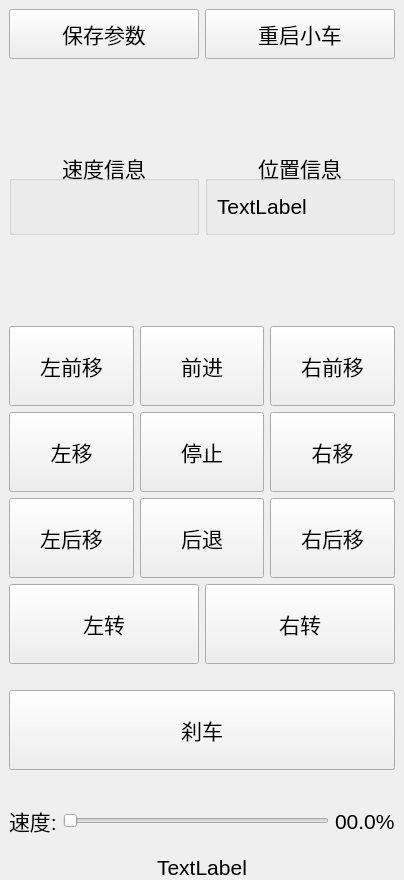
<?xml version="1.0" encoding="UTF-8"?>
<ui version="4.0">
 <class>MainWindow</class>
 <widget class="QMainWindow" name="MainWindow">
  <property name="geometry">
   <rect>
    <x>0</x>
    <y>0</y>
    <width>404</width>
    <height>880</height>
   </rect>
  </property>
  <property name="font">
   <font>
    <pointsize>16</pointsize>
   </font>
  </property>
  <property name="windowTitle">
   <string>MainWindow</string>
  </property>
  <widget class="QWidget" name="centralwidget">
   <layout class="QVBoxLayout" name="verticalLayout_8">
    <property name="spacing">
     <number>0</number>
    </property>
    <property name="leftMargin">
     <number>0</number>
    </property>
    <property name="topMargin">
     <number>0</number>
    </property>
    <property name="rightMargin">
     <number>0</number>
    </property>
    <property name="bottomMargin">
     <number>0</number>
    </property>
    <item>
     <widget class="QWidget" name="widget" native="true">
      <layout class="QVBoxLayout" name="verticalLayout_7">
       <item>
        <layout class="QHBoxLayout" name="horizontalLayout_5">
         <item>
          <widget class="QPushButton" name="pushButton_save">
           <property name="sizePolicy">
            <sizepolicy hsizetype="Minimum" vsizetype="Preferred">
             <horstretch>0</horstretch>
             <verstretch>0</verstretch>
            </sizepolicy>
           </property>
           <property name="text">
            <string>保存参数</string>
           </property>
          </widget>
         </item>
         <item>
          <widget class="QPushButton" name="pushButton_restart">
           <property name="sizePolicy">
            <sizepolicy hsizetype="Preferred" vsizetype="Preferred">
             <horstretch>0</horstretch>
             <verstretch>0</verstretch>
            </sizepolicy>
           </property>
           <property name="minimumSize">
            <size>
             <width>0</width>
             <height>50</height>
            </size>
           </property>
           <property name="text">
            <string>重启小车</string>
           </property>
          </widget>
         </item>
        </layout>
       </item>
       <item>
        <spacer name="verticalSpacer_9">
         <property name="orientation">
          <enum>Qt::Vertical</enum>
         </property>
         <property name="sizeHint" stdset="0">
          <size>
           <width>20</width>
           <height>40</height>
          </size>
         </property>
        </spacer>
       </item>
       <item>
        <layout class="QHBoxLayout" name="horizontalLayout_4">
         <item>
          <widget class="QGroupBox" name="groupBox">
           <property name="title">
            <string>速度信息</string>
           </property>
           <property name="alignment">
            <set>Qt::AlignCenter</set>
           </property>
           <layout class="QVBoxLayout" name="verticalLayout_5">
            <item>
             <widget class="QLabel" name="label_speed_status">
              <property name="sizePolicy">
               <sizepolicy hsizetype="Preferred" vsizetype="Expanding">
                <horstretch>0</horstretch>
                <verstretch>0</verstretch>
               </sizepolicy>
              </property>
              <property name="text">
               <string/>
              </property>
             </widget>
            </item>
           </layout>
          </widget>
         </item>
         <item>
          <widget class="QGroupBox" name="groupBox_2">
           <property name="title">
            <string>位置信息</string>
           </property>
           <property name="alignment">
            <set>Qt::AlignCenter</set>
           </property>
           <layout class="QVBoxLayout" name="verticalLayout_6">
            <item>
             <widget class="QLabel" name="label_euler_pose_status">
              <property name="sizePolicy">
               <sizepolicy hsizetype="Preferred" vsizetype="Expanding">
                <horstretch>0</horstretch>
                <verstretch>0</verstretch>
               </sizepolicy>
              </property>
              <property name="text">
               <string>TextLabel</string>
              </property>
             </widget>
            </item>
           </layout>
          </widget>
         </item>
        </layout>
       </item>
       <item>
        <spacer name="verticalSpacer_8">
         <property name="orientation">
          <enum>Qt::Vertical</enum>
         </property>
         <property name="sizeHint" stdset="0">
          <size>
           <width>20</width>
           <height>40</height>
          </size>
         </property>
        </spacer>
       </item>
       <item>
        <layout class="QVBoxLayout" name="verticalLayout_4">
         <item>
          <layout class="QHBoxLayout" name="horizontalLayout_2">
           <item>
            <layout class="QVBoxLayout" name="verticalLayout" stretch="0,1,0">
             <item>
              <widget class="QPushButton" name="pushButton_move_left_front">
               <property name="minimumSize">
                <size>
                 <width>0</width>
                 <height>80</height>
                </size>
               </property>
               <property name="text">
                <string>左前移</string>
               </property>
              </widget>
             </item>
             <item>
              <widget class="QPushButton" name="pushButton_move_left">
               <property name="sizePolicy">
                <sizepolicy hsizetype="Preferred" vsizetype="Maximum">
                 <horstretch>0</horstretch>
                 <verstretch>0</verstretch>
                </sizepolicy>
               </property>
               <property name="minimumSize">
                <size>
                 <width>0</width>
                 <height>80</height>
                </size>
               </property>
               <property name="text">
                <string>左移</string>
               </property>
              </widget>
             </item>
             <item>
              <widget class="QPushButton" name="pushButton_move_left_back">
               <property name="minimumSize">
                <size>
                 <width>0</width>
                 <height>80</height>
                </size>
               </property>
               <property name="text">
                <string>左后移</string>
               </property>
              </widget>
             </item>
            </layout>
           </item>
           <item>
            <layout class="QVBoxLayout" name="verticalLayout_2" stretch="1,0,1">
             <item>
              <widget class="QPushButton" name="pushButton_move_front">
               <property name="sizePolicy">
                <sizepolicy hsizetype="Preferred" vsizetype="Maximum">
                 <horstretch>0</horstretch>
                 <verstretch>0</verstretch>
                </sizepolicy>
               </property>
               <property name="minimumSize">
                <size>
                 <width>0</width>
                 <height>80</height>
                </size>
               </property>
               <property name="text">
                <string>前进</string>
               </property>
              </widget>
             </item>
             <item>
              <widget class="QPushButton" name="pushButton_stop_move">
               <property name="sizePolicy">
                <sizepolicy hsizetype="Preferred" vsizetype="Maximum">
                 <horstretch>0</horstretch>
                 <verstretch>0</verstretch>
                </sizepolicy>
               </property>
               <property name="minimumSize">
                <size>
                 <width>0</width>
                 <height>80</height>
                </size>
               </property>
               <property name="text">
                <string>停止</string>
               </property>
              </widget>
             </item>
             <item>
              <widget class="QPushButton" name="pushButton_move_back">
               <property name="sizePolicy">
                <sizepolicy hsizetype="Preferred" vsizetype="Maximum">
                 <horstretch>0</horstretch>
                 <verstretch>0</verstretch>
                </sizepolicy>
               </property>
               <property name="minimumSize">
                <size>
                 <width>0</width>
                 <height>80</height>
                </size>
               </property>
               <property name="text">
                <string>后退</string>
               </property>
              </widget>
             </item>
            </layout>
           </item>
           <item>
            <layout class="QVBoxLayout" name="verticalLayout_3" stretch="0,1,0">
             <item>
              <widget class="QPushButton" name="pushButton_move_right_front">
               <property name="minimumSize">
                <size>
                 <width>0</width>
                 <height>80</height>
                </size>
               </property>
               <property name="text">
                <string>右前移</string>
               </property>
              </widget>
             </item>
             <item>
              <widget class="QPushButton" name="pushButton_move_right">
               <property name="sizePolicy">
                <sizepolicy hsizetype="Preferred" vsizetype="Maximum">
                 <horstretch>0</horstretch>
                 <verstretch>0</verstretch>
                </sizepolicy>
               </property>
               <property name="minimumSize">
                <size>
                 <width>0</width>
                 <height>80</height>
                </size>
               </property>
               <property name="text">
                <string>右移</string>
               </property>
              </widget>
             </item>
             <item>
              <widget class="QPushButton" name="pushButton_move_right_back">
               <property name="minimumSize">
                <size>
                 <width>0</width>
                 <height>80</height>
                </size>
               </property>
               <property name="text">
                <string>右后移</string>
               </property>
              </widget>
             </item>
            </layout>
           </item>
          </layout>
         </item>
         <item>
          <layout class="QHBoxLayout" name="horizontalLayout">
           <item>
            <widget class="QPushButton" name="pushButton_turn_left">
             <property name="minimumSize">
              <size>
               <width>0</width>
               <height>80</height>
              </size>
             </property>
             <property name="text">
              <string>左转</string>
             </property>
            </widget>
           </item>
           <item>
            <widget class="QPushButton" name="pushButton_turn_right">
             <property name="minimumSize">
              <size>
               <width>0</width>
               <height>80</height>
              </size>
             </property>
             <property name="text">
              <string>右转</string>
             </property>
            </widget>
           </item>
          </layout>
         </item>
        </layout>
       </item>
       <item>
        <spacer name="verticalSpacer_7">
         <property name="orientation">
          <enum>Qt::Vertical</enum>
         </property>
         <property name="sizeType">
          <enum>QSizePolicy::Fixed</enum>
         </property>
         <property name="sizeHint" stdset="0">
          <size>
           <width>20</width>
           <height>20</height>
          </size>
         </property>
        </spacer>
       </item>
       <item>
        <widget class="QPushButton" name="pushButton_brake">
         <property name="sizePolicy">
          <sizepolicy hsizetype="Preferred" vsizetype="Maximum">
           <horstretch>0</horstretch>
           <verstretch>0</verstretch>
          </sizepolicy>
         </property>
         <property name="minimumSize">
          <size>
           <width>0</width>
           <height>80</height>
          </size>
         </property>
         <property name="text">
          <string>刹车</string>
         </property>
        </widget>
       </item>
       <item>
        <spacer name="verticalSpacer_6">
         <property name="orientation">
          <enum>Qt::Vertical</enum>
         </property>
         <property name="sizeType">
          <enum>QSizePolicy::Fixed</enum>
         </property>
         <property name="sizeHint" stdset="0">
          <size>
           <width>20</width>
           <height>20</height>
          </size>
         </property>
        </spacer>
       </item>
       <item>
        <layout class="QHBoxLayout" name="horizontalLayout_3">
         <item>
          <widget class="QLabel" name="label">
           <property name="text">
            <string>速度:</string>
           </property>
          </widget>
         </item>
         <item>
          <widget class="QSlider" name="horizontalSlider_speed_percent">
           <property name="sizePolicy">
            <sizepolicy hsizetype="Expanding" vsizetype="Preferred">
             <horstretch>0</horstretch>
             <verstretch>0</verstretch>
            </sizepolicy>
           </property>
           <property name="minimumSize">
            <size>
             <width>0</width>
             <height>50</height>
            </size>
           </property>
           <property name="minimum">
            <number>1</number>
           </property>
           <property name="maximum">
            <number>1000</number>
           </property>
           <property name="tracking">
            <bool>true</bool>
           </property>
           <property name="orientation">
            <enum>Qt::Horizontal</enum>
           </property>
           <property name="invertedAppearance">
            <bool>false</bool>
           </property>
           <property name="invertedControls">
            <bool>false</bool>
           </property>
          </widget>
         </item>
         <item>
          <widget class="QLabel" name="label_speed_percent">
           <property name="text">
            <string>00.0%</string>
           </property>
          </widget>
         </item>
        </layout>
       </item>
      </layout>
     </widget>
    </item>
    <item>
     <widget class="QLabel" name="label_connect_status">
      <property name="text">
       <string>TextLabel</string>
      </property>
      <property name="alignment">
       <set>Qt::AlignCenter</set>
      </property>
     </widget>
    </item>
   </layout>
  </widget>
 </widget>
 <resources/>
 <connections/>
</ui>
